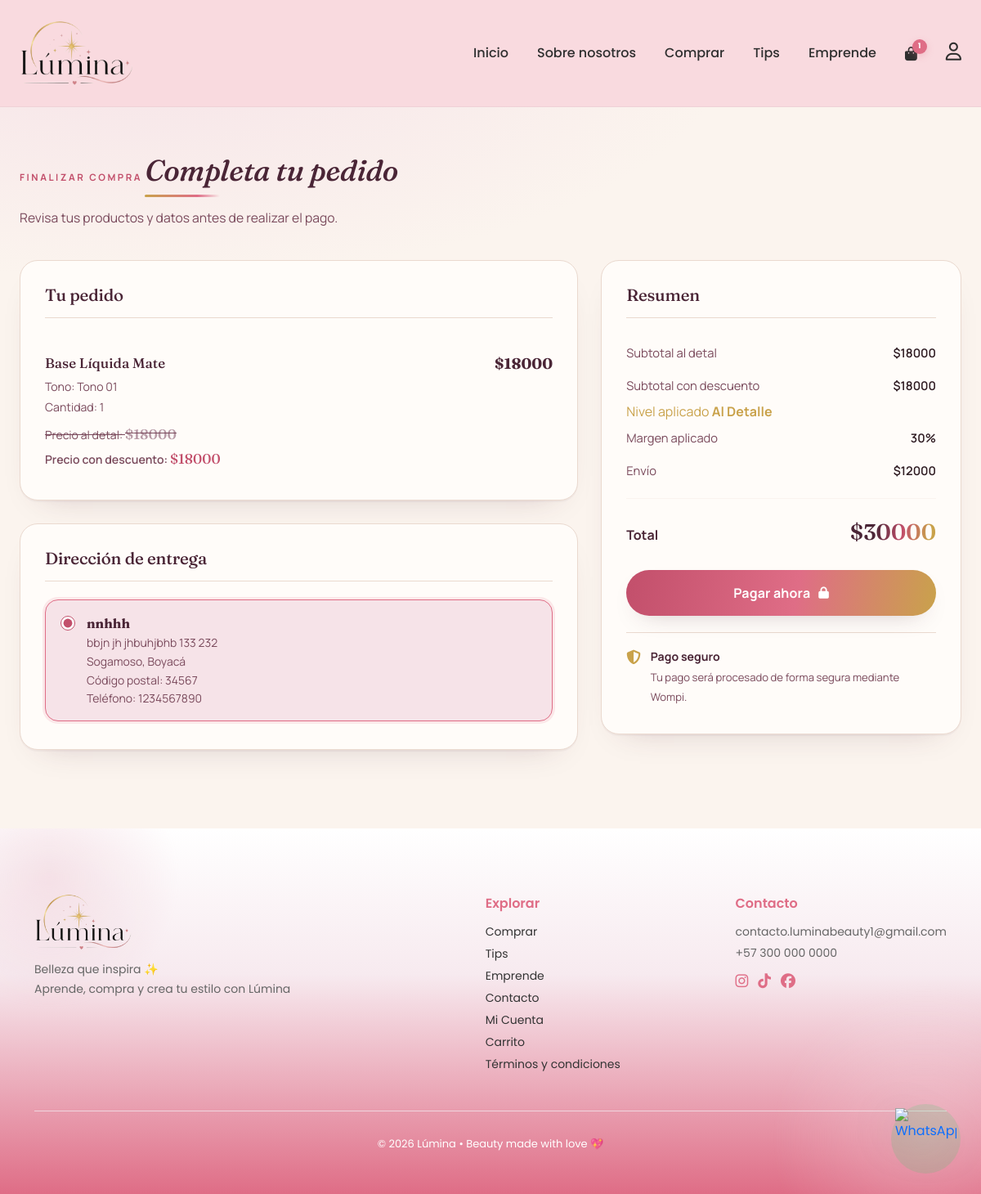
The page /checkout/ (signed in) on the database its author committed.
### core/models.py (models this page shows, shortened)
class CarritoItem(models.Model):
    carrito = models.ForeignKey(
        Carrito,
        on_delete=models.CASCADE,
        related_name="items"
    )
    variante = models.ForeignKey(
        Variante,
        on_delete=models.CASCADE,
        related_name="items_carrito",
        null=True,
        blank=True
    )
    kit = models.ForeignKey(
        Kit,
        on_delete=models.CASCADE,
        related_name="items_carrito",
        null=True,
        blank=True
    )
    cantidad = models.PositiveIntegerField(
        default=1
    )
    agregado = models.DateTimeField(
        auto_now_add=True,
        null=True,
        blank=True
    )
    actualizado = models.DateTimeField(
        auto_now=True
    )
    class Meta:
            constraints = [
                models.UniqueConstraint(
                    fields=["carrito", "variante"],
                    condition=models.Q(variante__isnull=False),
                    name="carrito_variante_unica"
                ),
                models.UniqueConstraint(
                    fields=["carrito", "kit"],
                    condition=models.Q(kit__isnull=False),
                    name="carrito_kit_unica"
                ),
                models.CheckConstraint(
                    condition=(
                        models.Q(variante__isnull=False, kit__isnull=True) |
                        models.Q(variante__isnull=True, kit__isnull=False)
                    ),
                    name="carrito_item_variante_xor_kit"
                ),
            ]
    @property
    def es_kit(self):
        return self.kit_id is not None
    @property
    def nombre(self):
        return self.kit.nombre if self.es_kit else self.variante.producto.nombre

class Variante(models.Model):
    producto = models.ForeignKey(
        Producto,
        on_delete=models.CASCADE,
        related_name="variantes"
    )
    nombre_tono = models.CharField(
        max_length=100,
        verbose_name="Nombre del tono",
        blank=True,
        null=True
    )
    codigo_tono = models.CharField(
        max_length=50,
        blank=True,
        null=True
    )
    sku = models.CharField(
        max_length=50
    )
    stock = models.PositiveIntegerField(
        default=0
    )

class Producto(models.Model):
    categoria = models.ForeignKey(
        Categoria,
        on_delete=models.SET_NULL,
        null=True,
        blank=True
    )
    marca = models.ForeignKey(
        Marca,
        on_delete=models.SET_NULL,
        null=True,
        blank=True
    )
    coleccion = models.ForeignKey(
        Coleccion,
        on_delete=models.SET_NULL,
        null=True,
        blank=True
    )
    nombre = models.CharField(
        max_length=200
    )
    slug = models.SlugField(
        unique=True
    )
    descripcion = models.TextField()
    info_extra = models.TextField(
        blank=True,
        null=True,
        help_text="Información adicional del producto (composición, modo de uso, cuidados, etc.)"
    )
    activo = models.BooleanField(
        default=True
    )
    precio_base = models.DecimalField(
        max_digits=12,
        decimal_places=2
    )
    costo_base = models.DecimalField(
        max_digits=12,
        decimal_places=2,
        default=0,
        help_text="Costo real del producto antes de aplicar margen de rentabilidad."
    )
    etiquetas = models.ManyToManyField(
        "Etiqueta",
        blank=True,
        related_name="productos"
    )
    fecha_creacion = models.DateTimeField(
        auto_now_add=True
    )

class Direccion(models.Model):
    usuario = models.ForeignKey(Usuario, on_delete=models.CASCADE, related_name="direcciones")
    nombre_receptor = models.CharField(max_length=100)
    telefono = models.CharField(max_length=20)
    direccion = models.TextField()
    ciudad = models.CharField(max_length=100)
    departamento = models.CharField(max_length=100)
    codigo_postal = models.CharField(max_length=20, blank=True, null=True)
    principal = models.BooleanField(default=False)

### core/views.py (the view, shortened to what this page needs)
# urls.py: path('checkout/', views.checkout, name='checkout'),
@login_required
def checkout(request):
    carrito = Carrito.objects.filter(usuario=request.user).first()
    if not carrito:
        return redirect("carrito")
    items = list(
        carrito.items.select_related("variante", "variante__producto", "kit")
    )
    if not items:
        return redirect("carrito")
    items_productos = [item for item in items if not item.es_kit]
    items_kits = [item for item in items if item.es_kit]
    direcciones = Direccion.objects.filter(
        usuario=request.user
    ).order_by("-principal", "-id")
    subtotal_detalle = Decimal("0")
    for item in items_productos:
        producto = item.variante.producto
        precio_detalle = Decimal(str(producto.precio_base))
        subtotal_item_detalle = precio_detalle * item.cantidad
        item.checkout_precio_detalle = precio_detalle
        item.checkout_subtotal_detalle = subtotal_item_detalle
        subtotal_detalle += subtotal_item_detalle
    if subtotal_detalle >= Decimal("1200000"):
        margen = Decimal("0.10")
        nivel_precio = "Más de $1.200.000"
    elif subtotal_detalle >= Decimal("500000"):
        margen = Decimal("0.15")
        nivel_precio = "Más de $500.000"
    elif subtotal_detalle >= Decimal("100000"):
        margen = Decimal("0.20")
        nivel_precio = "Más de $100.000"
    else:
        margen = Decimal("0.30")
        nivel_precio = "Al detalle"
    subtotal_productos = Decimal("0")
    descuento_total = Decimal("0")
    for item in items_productos:
        producto = item.variante.producto
        costo = Decimal(str(producto.costo_base))
        precio_final = aproximar_precio(costo / (Decimal("1") - margen))
        subtotal_producto = precio_final * item.cantidad
        subtotal_producto_detalle = item.checkout_subtotal_detalle
        descuento_producto = subtotal_producto_detalle - subtotal_producto
        if descuento_producto < 0:
            descuento_producto = Decimal("0")
        item.checkout_precio = precio_final
        item.checkout_subtotal = subtotal_producto
        item.checkout_descuento = descuento_producto
        subtotal_productos += subtotal_producto
        descuento_total += descuento_producto
    subtotal_kits = Decimal("0")
    subtotal = subtotal_productos + subtotal_kits
    direccion_seleccionada = direcciones.first()
    if direccion_seleccionada:
        costo_envio = calcular_costo_envio(direccion_seleccionada)
    else:
        costo_envio = Decimal("0")
    total = subtotal + costo_envio
    porcentaje_descuento = margen * Decimal("100")
    contexto = {
        "carrito": carrito,
        "items": items,
        "items_productos": items_productos,
        "items_kits": items_kits,
        "direcciones": direcciones,
        "subtotal_detalle": subtotal_detalle,
        "subtotal": subtotal,
        "descuento": descuento_total,
        "total": total,
        "margen": margen,
        "porcentaje_descuento": porcentaje_descuento,
        "nivel_precio": nivel_precio,
        "envio": costo_envio,
        "direccion_seleccionada_id": (
            direccion_seleccionada.id if direccion_seleccionada else None
        ),
    }
    return render(request, "core/checkout.html", contexto)

### core/context_processors.py (called while the page is built)
def carrito_context(request):
    cantidad_carrito = 0
    if request.user.is_authenticated:
        carrito = (
            Carrito.objects
            .filter(usuario=request.user)
            .first()
        )
        if carrito:
            cantidad_carrito = carrito.cantidad_total
    return {
        "cantidad_carrito": cantidad_carrito
    }

### core/models.py (called while the page is built)
    @property
    def cantidad_total(self):
        return sum(
            item.cantidad
            for item in self.items.all()
        )

### core/views.py (called while the page is built)
def aproximar_precio(precio):
    return (precio / Decimal("100")).to_integral_value(
        rounding=ROUND_CEILING
    ) * Decimal("100")

def calcular_costo_envio(direccion):
    ciudad = direccion.ciudad.strip().lower()
    if ciudad in ("medellín", "medellin"):
        return Decimal("10000")
    return Decimal("12000")

### core/templates/core/checkout.html (shortened to what this page needs)
{% extends "core/base.html" %}
{% load static %}
{% block extra_css %}
<link rel="stylesheet" href="{% static 'css/checkout.css' %}">
{% endblock %}
{% block content %}
<main class="checkout-page">
    <section class="checkout-header">
        <span>FINALIZAR COMPRA</span>
        <h1>Completa tu pedido</h1>
        <p>Revisa tus productos y datos antes de realizar el pago.</p>
    </section>
    <section class="checkout-container">
        <div class="checkout-productos">
            <h2>Tu pedido</h2>
            {% for item in items %}
            <article class="checkout-item">
                <div class="checkout-item-info">
                    <strong>{{ item.nombre }}</strong>
                    {% if item.es_kit %}
                    <span class="checkout-item-badge">Kit</span>
                    {% elif item.variante.nombre_tono %}
                    <span>Tono: {{ item.variante.nombre_tono }}</span>
                    {% endif %}
                    <span>Cantidad: {{ item.cantidad }}</span>
                    {% if item.es_kit %}
                    <span class="precio-mayorista">
                        Precio del kit:
                        <strong>${{ item.checkout_precio|floatformat:0 }}</strong>
                    </span>
                    {% if item.kit.ahorro > 0 %}
                    <span class="checkout-ahorro">
                        Ahorras (kit):
                        <strong>${{ item.kit.ahorro|floatformat:0 }}</strong>
                    </span>
                    {% endif %}
                    {% else %}
                    <span class="precio-detalle">
                        Precio al detal:
                        <strong>${{ item.checkout_precio_detalle|floatformat:0 }}</strong>
                    </span>
                    <span class="precio-mayorista">
                        Precio con descuento:
                        <strong>${{ item.checkout_precio|floatformat:0 }}</strong>
                    </span>
                    {% endif %}
                </div>
                <div class="checkout-item-precio">
                    <strong>${{ item.checkout_subtotal|floatformat:0 }}</strong>
                </div>
            </article>
            {% empty %}
            <p>Tu carrito está vacío.</p>
            {% endfor %}
        </div>
        <section class="checkout-direcciones">
            <h2>Dirección de entrega</h2>
            {% if direcciones %}
            <div class="direcciones-lista">
                {% for direccion in direcciones %}
                <label class="direccion-opcion">
                    <input
                        type="radio"
                        name="direccion"
                        value="{{ direccion.id }}"
                        {% if direccion.principal %}checked{% endif %}
                    >
                    <div>
                        <strong>{{ direccion.nombre_receptor }}</strong>
                        <span>{{ direccion.direccion }}</span>
                        <span>{{ direccion.ciudad }}, {{ direccion.departamento }}</span>
                        {% if direccion.codigo_postal %}
                        <span>Código postal: {{ direccion.codigo_postal }}</span>
                        {% endif %}
                        <span>Teléfono: {{ direccion.telefono }}</span>
                    </div>
                </label>
                {% endfor %}
            </div>
            {% else %}
            <div class="checkout-sin-direccion">
                <p>No tienes direcciones registradas.</p>
                <a href="{% url 'mi_cuenta' %}">Agregar dirección</a>
            </div>
            {% endif %}
        </section>
        <aside class="checkout-resumen">
            <h2>Resumen</h2>
            <div class="checkout-linea">
                <span>Subtotal al detal</span>
                <strong id="resumen-subtotal-detalle">${{ subtotal_detalle|floatformat:0 }}</strong>
            </div>
            <div class="checkout-linea">
                <span>Subtotal con descuento</span>
                <strong id="resumen-subtotal">${{ subtotal|floatformat:0 }}</strong>
            </div>
            <div class="checkout-nivel" id="linea-nivel" {% if not nivel_precio %}style="display:none;"{% endif %}>
                <span>Nivel aplicado</span>
                <strong id="resumen-nivel">{{ nivel_precio }}</strong>
            </div>
            <div class="checkout-linea" id="linea-porcentaje" {% if not porcentaje_descuento %}style="display:none;"{% endif %}>
                <span>Margen aplicado</span>
                <strong id="resumen-porcentaje">{{ porcentaje_descuento|floatformat:0 }}%</strong>
            </div>
            <div class="checkout-linea">
                <span>Envío</span>
                <strong id="resumen-envio">
                    {% if direccion_seleccionada_id %}${{ envio|floatformat:0 }}{% else %}Selecciona una dirección{% endif %}
                </strong>
            </div>
            <hr>
            <div class="checkout-total">
                <strong>Total</strong>
                <strong id="checkout-total">${{ total|floatformat:0 }}</strong>
            </div>
            <button type="button" id="btn-pagar-wompi" class="btn-pagar-wompi">
                <span>Pagar ahora</span>
                <i class="fa-solid fa-lock"></i>
            </button>
            <div class="checkout-seguridad">
                <i class="fa-solid fa-shield-halved"></i>
                <div>
                    <strong>Pago seguro</strong>
                    <span>Tu pago será procesado de forma segura mediante Wompi.</span>
                </div>
            </div>
        </aside>
    </section>
</main>
{% endblock %}

### core/static/css/base.css (style rules this page uses)
* { margin:0; padding:0; box-sizing:border-box; }
body { margin:0; min-height:100vh; display:flex; flex-direction:column; background:#f8f2f2; font-family:'Poppins',sans-serif; color:#2f2f2f; overflow-x:hidden; }
main { flex:1; }

### rows shown on the page
CarritoItem: nombre "Base Líquida Mate", variante.nombre_tono "Tono 01", cantidad "1", checkout_precio_detalle "18000", checkout_precio "18000", checkout_subtotal "18000"
Direccion: principal "☑ nnhhh bbjn jh jhbuhjbhb 133 23", nombre_receptor "nnhhh", direccion "bbjn jh jhbuhjbhb 133 232", ciudad "Sogamoso", departamento "Boyacá", codigo_postal "34567", telefono "1234567890"

### other values the page prints
{{ cantidad_carrito|default:"0" }} "1"
{{ subtotal_detalle|floatformat:0 }} "18000"
{{ subtotal|floatformat:0 }} "18000"
{{ nivel_precio }} "Al Detalle"
{{ porcentaje_descuento|floatformat:0 }} "30"
{{ envio|floatformat:0 }} "12000"
